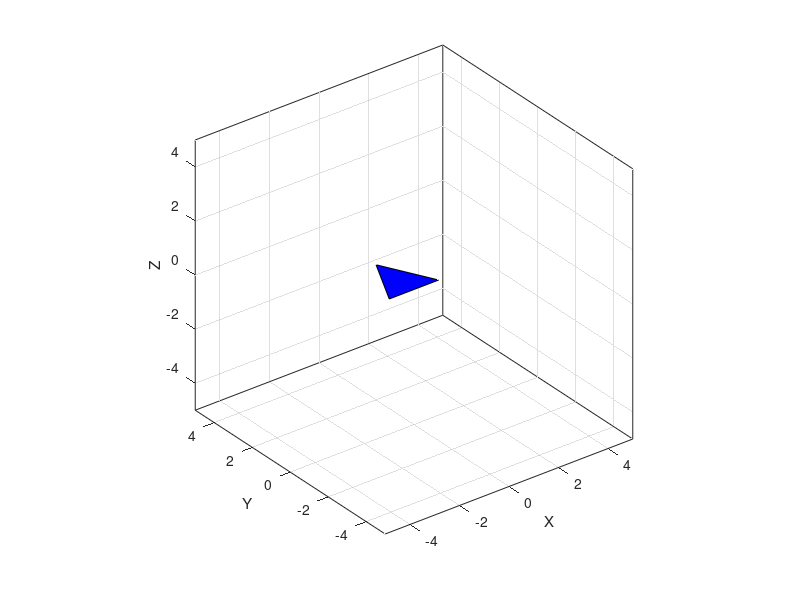

This figure's MATLAB source: (Note: this script raises an error after producing the figure.)

    P1=[-1 0 0 0]';
    P2=[1 0 0 0]';
    P3=[0 2 0 0]';
    
    A1=[P1 P2 P3];

    h=fill3(A1(1,:), A1(2,:), A1(3,:), 'b');

    grid on
    axis equal
    axis([-5 5 -5 5 -5 5])

    xlabel('X')
    ylabel('Y')
    zlabel('Z')

    N=100;

    a=linspace(0, 4*pi, N);

    while 1
        for n=1:N
            T=rotx(a(n));
            Q=T*A1;

            set(h, 'XData', Q(1,:), 'YData', Q(2,:), 'ZData', Q(3,:))
            pause(0.05)
        end
        pause(1)
    end

